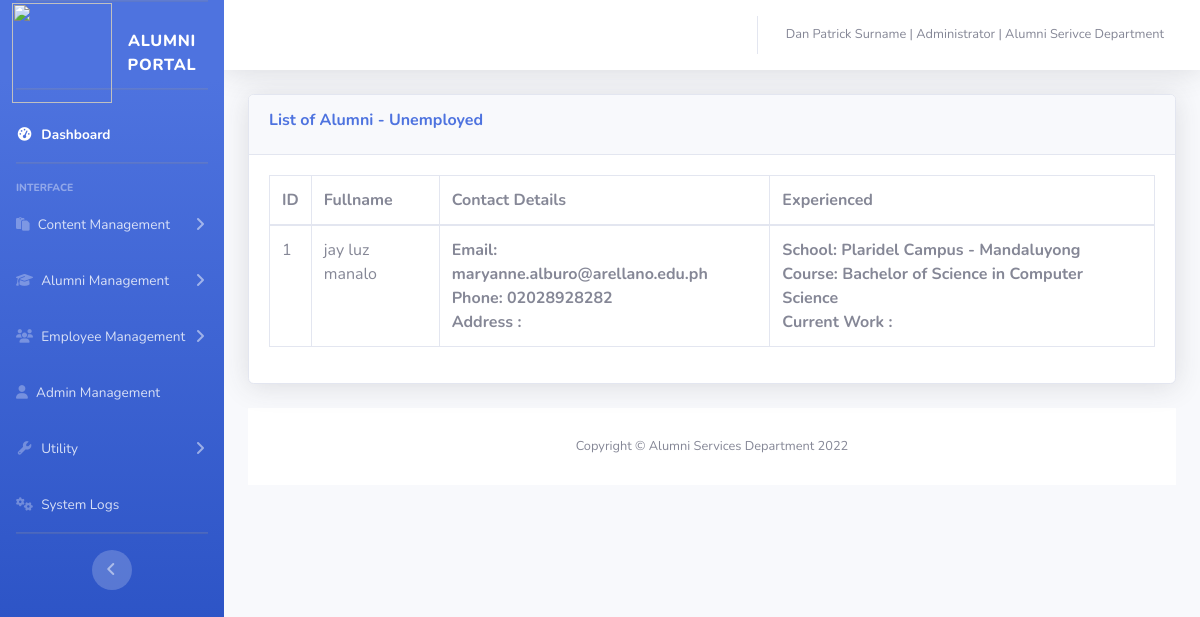
Page /admin/unemployed.PHP (signed in) on the committed database.
### tables this page shows
CREATE TABLE `accounts` (
  `Id` int(11) NOT NULL,
  `IdNumber` int(11) NOT NULL,
  `Username` varchar(200) NOT NULL,
  `Password` varchar(200) NOT NULL,
  `FirstName` varchar(200) NOT NULL,
  `LastName` varchar(200) NOT NULL,
  `MiddleName` varchar(200) NOT NULL,
  `Email` varchar(200) NOT NULL,
  `ContactNumber` varchar(200) NOT NULL,
  `BranchId` int(11) NOT NULL,
  `DepartmentId` int(11) NOT NULL,
  `AddedDate` date NOT NULL,
  `userData` text NOT NULL
);

CREATE TABLE `alumni` (
  `id` int(11) NOT NULL,
  `firstname` varchar(50) NOT NULL,
  `middleName` varchar(50) NOT NULL,
  `lastname` varchar(50) NOT NULL,
  `photo` varchar(200) NOT NULL,
  `gender` text NOT NULL,
  `birthday` date NOT NULL,
  `email` text NOT NULL,
  `contact` text NOT NULL,
  `telephone` text NOT NULL,
  `socMed` text NOT NULL,
  `interest` text NOT NULL,
  `schoolAttended` text NOT NULL,
  `CurrentWork` text NOT NULL,
  `courseGraduated` text DEFAULT NULL,
  `created_on` datetime NOT NULL,
  `password` text NOT NULL,
  `address` text NOT NULL,
  `bio` text NOT NULL,
  `guid` text NOT NULL,
  `studNo` text NOT NULL,
  `studStatus` text NOT NULL,
  `studDes` text NOT NULL,
  `studOR` text NOT NULL,
  `studDate` text NOT NULL,
  `studRemarks` text NOT NULL,
  `employerNo` text NOT NULL,
  `mailingAddress` text NOT NULL,
  `presentAddress` text NOT NULL,
  `provincialAddress` text NOT NULL,
  `companyAddress` text NOT NULL,
  `fbURL` text NOT NULL,
  `twitterURL` text NOT NULL,
  `gmailURL` text NOT NULL,
  `linkURL` text NOT NULL,
  `otherURL` text NOT NULL,
  `major` text NOT NULL,
  `awards` text NOT NULL,
  `company` text NOT NULL,
  `position` text NOT NULL,
  `location` text NOT NULL,
  `description` text NOT NULL,
  `employeeYear` text NOT NULL,
  `elementary` text NOT NULL,
  `elementaryGraduated` text NOT NULL,
  `elementaryHonors` text NOT NULL,
  `highschool` text NOT NULL,
  `highschoolGraduated` text NOT NULL,
  `highschoolHonors` text NOT NULL,
  `college` text NOT NULL,
  `collegeDegree` text NOT NULL,
  `collegeGraduated` text NOT NULL,
  `collegeHonors` text NOT NULL
);

CREATE TABLE `course` (
  `id` int(11) NOT NULL,
  `title` text NOT NULL,
  `code` varchar(15) NOT NULL,
  `branch_id` int(11) NOT NULL,
  `BatchId` int(11) NOT NULL,
  `dep_id` int(11) NOT NULL
);

### admin/security.php (called while the page is built, shortened)
<?php
include "../dbconfig.php";
if (!$_SESSION['username']) {
    header('Location: ../login.php');
} else {
    $username = $_SESSION['username'];
    $query = "SELECT *, accounts.id as Accounts_ID, branch.Name as Branch_Name, branch.Address as Branch_Address, departments.Name as Department_Name
            FROM accounts
            left join branch
            on accounts.BranchID = branch.id
            left join departments
            on accounts.DepartmentId = departments.id
            where Username ='$username'";
    $query_run = mysqli_query($connection, $query);
    $user = mysqli_fetch_array($query_run);
}

### admin/unemployed.PHP (the view, shortened to what this page needs)
<?php
include('security.php');
include('../includes/header.php');
include('../includes/navbar.php');
include "../dbconfig.php";
?>
<div class="container-fluid">
    <div class="card shadow mb-4">
        <div class="card-header py-3">
            <h6 class="m-0 font-weight-bold text-primary">
                List of Alumni - Unemployed
        </div>
        <div class="card-body">
            <div class="table-responsive">
                <?php
                if ($user['userData'] == "Employee") {
                    $query = "SELECT * from alumni
            LEFT JOIN course
            ON alumni.courseGraduated = course.id
            WHERE CurrentWork =''
            AND  interest =" . $user['BranchId'];
                    $query_run = mysqli_query($connection, $query);
                } else {
                    $query = "SELECT * from alumni
                LEFT JOIN course
                ON alumni.courseGraduated = course.id
                WHERE CurrentWork ='' ";
                    $query_run = mysqli_query($connection, $query);
                }
                ?>
                <table class="table table-bordered" id="dataTable" width="100%" cellspacing="0">
                    <thead>
                        <tr>
                            <th>ID</th>
                            <th>Fullname</th>
                            <th>Contact Details</th>
                            <th>Experienced</th>
                        </tr>
                    </thead>
                    <tbody>
                        <?php
                        if (mysqli_num_rows($query_run) > 0) {
                            while ($row = mysqli_fetch_assoc($query_run)) {
                        ?>
                                <tr>
                                    <td> <?php echo $row['id']; ?> </td>
                                    <td> <?php echo $row['firstname'] . " " . $row['middleName'] . " " . $row['lastname']; ?> </td>
                                    <td>
                                        <b>Email: <?php echo $row['email']; ?> </b>
                                        <br />
                                        <b>Phone: <?php echo $row['contact']; ?> </b>
                                        <br />
                                        <b> Address : <?php echo $row['address']; ?> </b>
                                    </td>
                                    <td>
                                        <b>School: <?php echo $row['schoolAttended']; ?> </b>
                                        <br />
                                        <b>Course: <?php echo $row['title']; ?> </b>
                                        <br />
                                        <b> Current Work : <?php echo $row['CurrentWork']; ?> </b>
                                    </td>
                                </tr>
                        <?php
                            }
                        } else {
                            echo "No Record Found";
                        }
                        ?>
                    </tbody>
                </table>
            </div>
        </div>
    </div>
    <?php
    include('../includes/footer.php');
    ?>

### includes/header.php (shortened to what this page needs)
<!DOCTYPE html>
<html lang="en">
<head>
     <link href="https://cdn.jsdelivr.net/npm/bootstrap@5.1.3/dist/css/bootstrap.min.css" rel="stylesheet">
    <link href="../vendor/fontawesome-free/css/all.min.css" rel="stylesheet" type="text/css">
    <link href="../css/sb-admin-2.min.css" rel="stylesheet">
</head>
<body id="page-top">
    <div id="wrapper">

### includes/navbar.php (shortened to what this page needs)
<?php
if ($user['userData'] === "Employee") {
    $display = "none";
    $redirect = "employeeIndex.php";
} else {
    $display = "unset";
    $redirect = "index.php";
}
?>
<ul class="navbar-nav bg-gradient-primary sidebar sidebar-dark accordion" id="accordionSidebar">
    <a class="sidebar-brand d-flex align-items-center justify-content-center" href="<?php echo $redirect; ?>">
        <img width="100px" height="100" src="https://th.bing.com/th/id/R.e0b43ac42a832763d30954bc510dcf97?rik=Bwytg72ugln8%2fw&riu=http%3a%2f%2farellano.edu.ph%2finternational%2fsites%2fdefault%2ffiles%2fArellano+hi-res_0.png&ehk=dapCxV1dCduGu4W%2fk00HOBHg0oG4e7yytLO16b7%2fBEg%3d&risl=&pid=ImgRaw&r=0" />
        <div class="sidebar-brand-text mx-3">ALUMNI PORTAL</div>
    </a>
    <hr class="sidebar-divider ">
    <li class="nav-item active">
        <a class="nav-link" href="<?php echo $redirect; ?>">
            <i class="fas fa-fw fa-tachometer-alt"></i>
            <span>Dashboard</span></a>
    </li>
    <hr class="sidebar-divider">
    <div class="sidebar-heading">
        Interface
    </div>
    <li class="nav-item">
        <a class="nav-link collapsed" href="announcement.php" data-toggle="collapse" data-target="#collapseContent" aria-expanded="true" aria-controls="collapseContent">
            <i class="fa fa-clipboard"></i>
            <span>Content Management</span>
        </a>
    </li>
    <li class="nav-item">
        <a class="nav-link collapsed" href="alumni.php" data-toggle="collapse" data-target="#collapseUtilities" aria-expanded="true" aria-controls="collapseUtilities">
            <i class="fa fa-graduation-cap"></i>
            <span>Alumni Management</span>
        </a>
    </li>
    <li class="nav-item" style="<?php echo "display:" . $display ?>">
        <a class="nav-link collapsed" href="employee.php" data-toggle="collapse" data-target="#collapsePages" aria-expanded="true" aria-controls="collapsePages">
            <i class="fa fa-users"></i>
            <span>Employee Management</span>
        </a>
    </li>
    <li class="nav-item" style="<?php echo "display:" . $display ?>">
        <a class="nav-link" href="register.php">
            <i class="fa fa-user"></i>
            <span>Admin Management</span></a>
    </li>
    <li class="nav-item" style="<?php echo "display:" . $display ?>">
        <a class="nav-link collapsed" href="#" data-toggle="collapse" data-target="#utility" aria-expanded="true" aria-controls="utility">
            <i class="fas fa-fw fa-wrench"></i>
            <span>Utility</span>
        </a>
    </li>
    <li class="nav-item" style="<?php echo "display:" . $display ?>">
        <a class="nav-link" href="logs.php">
            <i class="fa fa-cogs"></i>
            <span>System Logs</span></a>
    </li>
    <hr class="sidebar-divider d-none d-md-block">
    <div class="text-center d-none d-md-inline">
        <button class="rounded-circle border-0" id="sidebarToggle"></button>
    </div>
</ul>
<div id="content-wrapper" class="d-flex flex-column">
    <div id="content">
        <nav class="navbar navbar-expand navbar-light bg-white topbar mb-4 static-top shadow">
            <ul class="navbar-nav ml-auto">
                <li class="nav-item dropdown no-arrow">
                    <a class="nav-link dropdown-toggle" href="#" id="userDropdown" role="button" data-toggle="dropdown" aria-haspopup="true" aria-expanded="false">
                        <span class="mr-2 d-none d-lg-inline text-gray-600 small">
                            <?php
                            if ($user['userData'] === "Employee") {
                                echo $user['FirstName'] . " " . $user['MiddleName'] . " " . $user['LastName'] . " | " . $user['userData'] . " | " . $user['Branch_Name'] . " - " . $user['Branch_Address'] . " | " . $user['Department_Name'];
                            } else {
                                echo $user['FirstName'] . " " . $user['MiddleName'] . " " . $user['LastName'] . " | " . $user['userData'] . " | Alumni Serivce Department";
                            }
                            ?>
                        </span>
                    </a>
                </li>
            </ul>
        </nav>

### includes/footer.php
    <footer class="sticky-footer bg-white">
                <div class="container my-auto">
                    <div class="copyright text-center my-auto">
                        <span>Copyright &copy;  Alumni Services Department 2022 </span>
                    </div>
                </div>
            </footer>
        </div>
</body>
</html>

### rows in the picture
accounts: FirstName "Dan", MiddleName "Patrick", LastName "Surname", userData "Administrator"
alumni: course.id "1", firstname "jay", middleName "luz", lastname "manalo", email "maryanne.alburo@arellano.edu.ph", contact "02028928282", schoolAttended "Plaridel Campus - Mandaluyong", course.title "Bachelor of Science in Computer Science"
